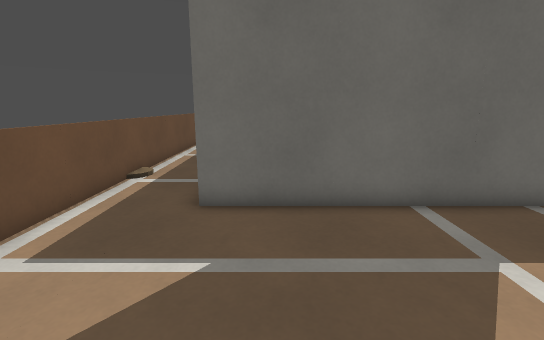
View 1 (above)

19 first-person views from a walk through a Godot game level. The camera is 1.2 m above the floor, tilts 12° down and sees 85° across. The floor is counted in squares, 0.5 m on a side. Each view is taken from the middle of a square. On the plan, view 1 faces up. The plan holds only what a view shows up to about 19 squares ahead; the rest is blank. The place goes on beyond the plan.

View 2
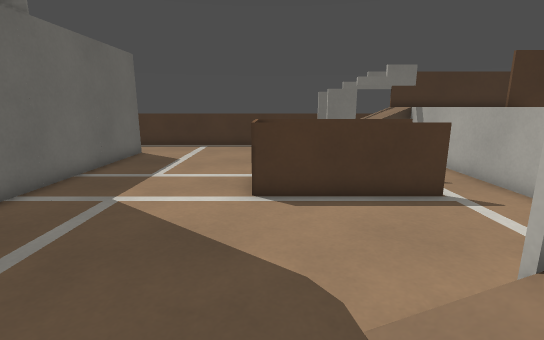

View 3
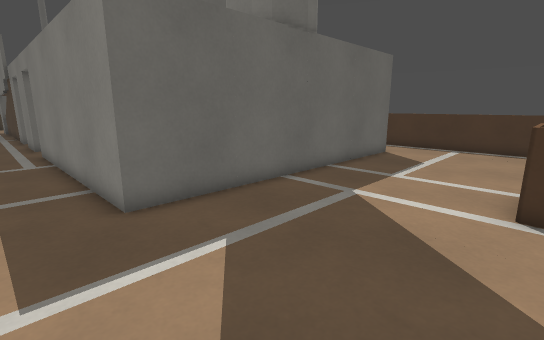

View 4
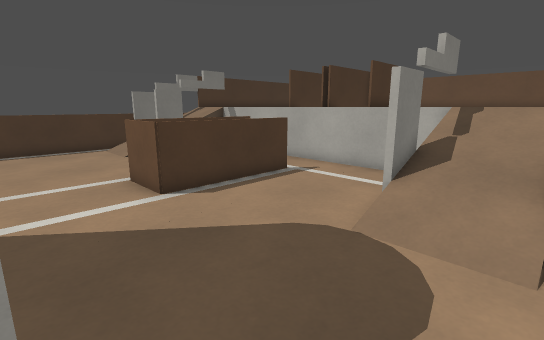

View 5
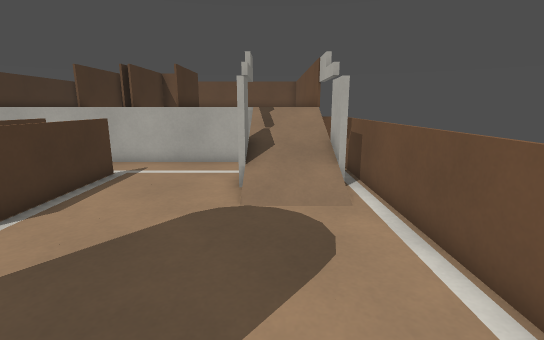

View 6
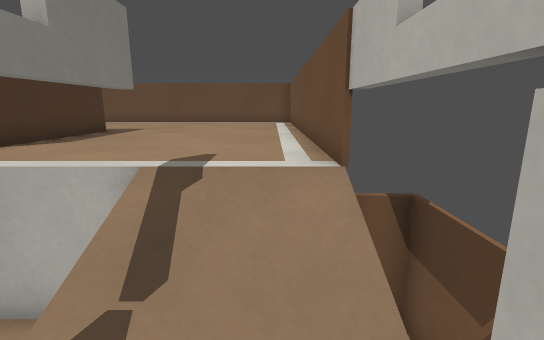

View 7
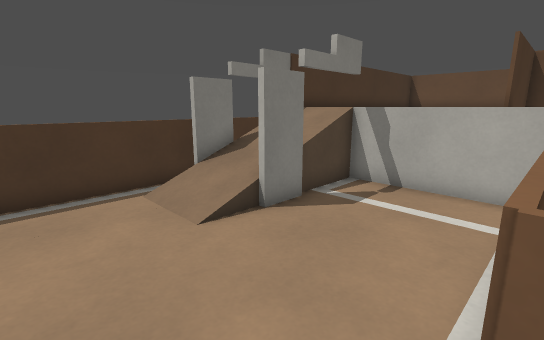

View 8
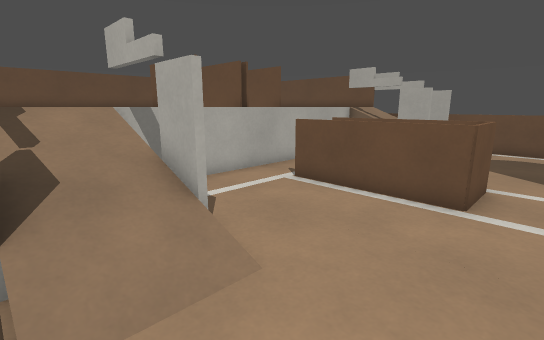

View 9
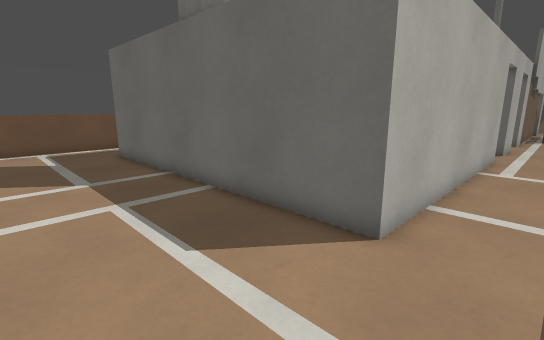

View 10
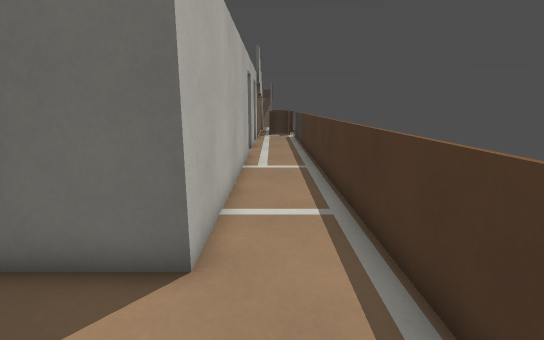

View 11
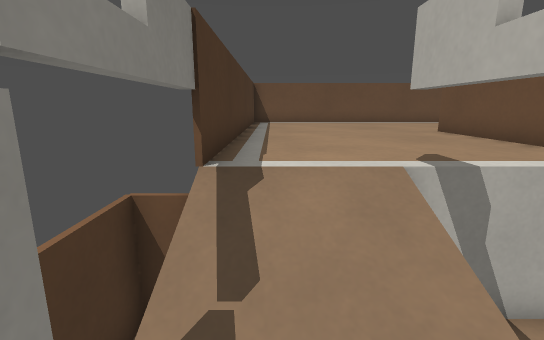

View 12
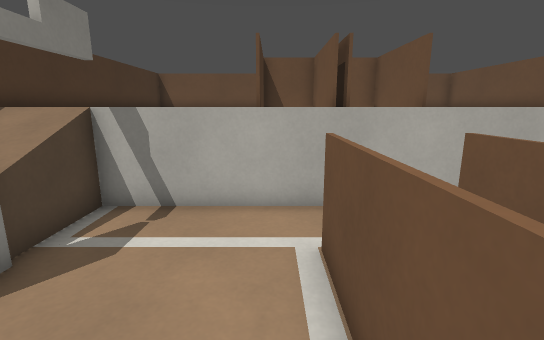

View 13
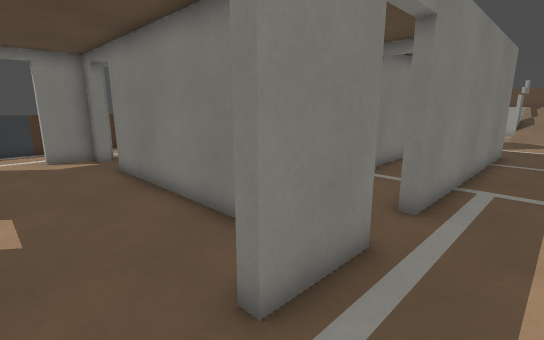

View 14
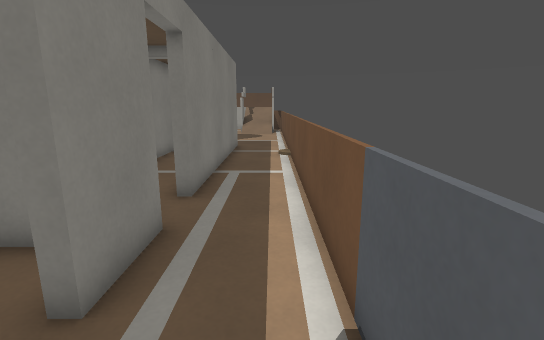

View 15
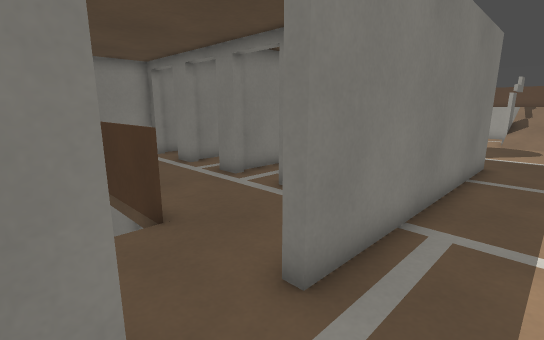

View 16
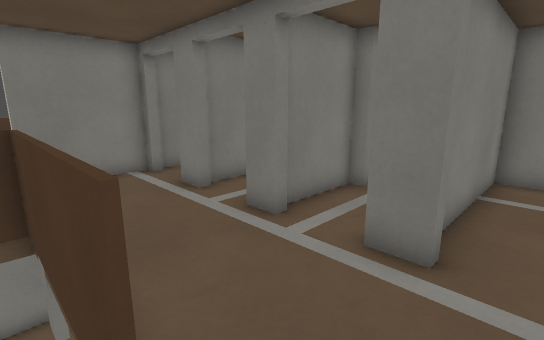

View 17
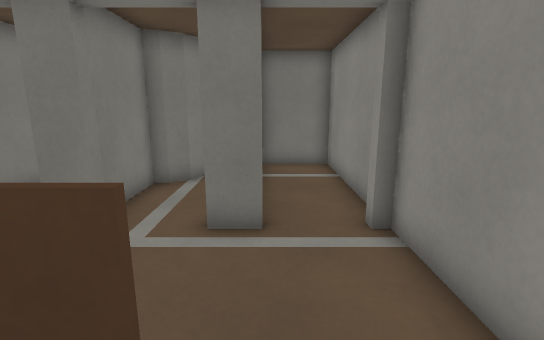

View 18
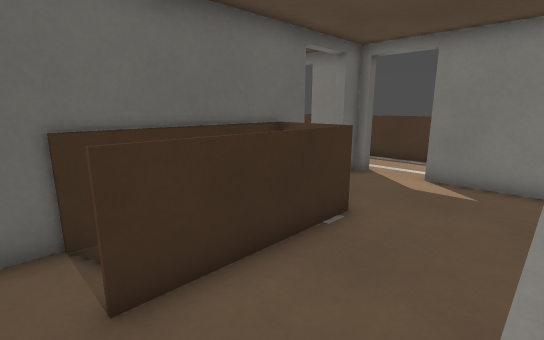

View 19
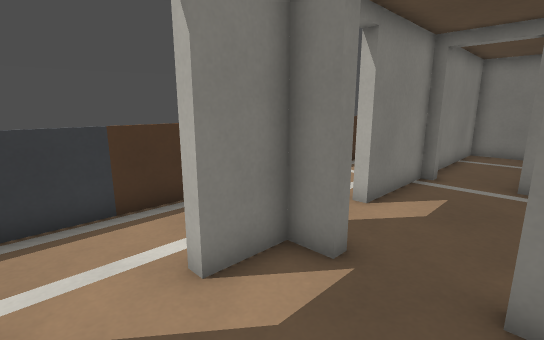

### Floor plan
Key: @ floor where view 1 was taken; # wall or solid block; x gap in a wall; . main floor; : floor 1.25 m higher than the main floor; / step, stairs or slope; = window, fence, low wall or low ledge; O other object.
Columns run from 5 left of view 1 to 15 right of it. Each row starts with its distance up from view 1.
 26  .               .. =
 25 =...................=
 24 = ..................=
 23 =..##...........##..=
 22 =..# ...........##..=
 21 =..###########..##..=
 20 =....../     .......=
 19 =......#### /.......=
 18 =..##..#====#...##..=
 17 =..##...........##..=
 16 =..##...........##..=
 15 =..##...........##..=
 14 =..##..#..#..##.##..=
 13 =..##..#..O .# .##..=
 12 =..##..#..O  # .##..=
 11 =..##..#.##  # .##..=
 10 =..##..###     .##..=
  9 =..##..#       .##..=
  8 =..##..#       .##..=
  7 =..###############..=
  6 =...................=
  5 =...................=
  4 =...................=
  3 =...................=
  2 =...................=
  1 =........./.........=
  0 =....@...  =........=
 -1 =........= =........=
 -2 =////....= =....////=
 -3 ##//#....= =....#//##
 -4 ##//x....= =....x//##
 -5 =#//=....=.=....=//#=
 -6 =#//=...........=//#
 -7  =::#...........#::=
 -8  =::::::     ::::::=
 -9  =::::::# # =::::::=
-10  =::::::= # =::::::=
-11  =::::::= # =::::::=
-12  =::::::= # =::::::=
-13  =::::::==#==::::::=
-14  =:::::::   :::::::=
-15  =:::::::   :::::::=
-16  =:::::::: ::::::::=
-17  =:::::::: ::::::::=
-18  =:::::::::::::::::=
-19  #=================#

Positions as (right, up) in squares from view 1, and headings:
1: (0, 0), facing up
2: (-4, 0), facing right
3: (-4, 0), facing up-right
4: (-4, 4), facing down-right
5: (-2, 6), facing down
6: (-3, -3), facing down
7: (6, 2), facing down-right
8: (14, 2), facing down-left
9: (14, 2), facing up-left
10: (13, 3), facing up
11: (13, -3), facing down
12: (7, 0), facing down
13: (-4, 25), facing down-right
14: (-4, 26), facing down
15: (-4, 21), facing down-right
16: (0, 19), facing down-right
17: (1, 20), facing down
18: (1, 15), facing up-right
19: (8, 25), facing down-right
